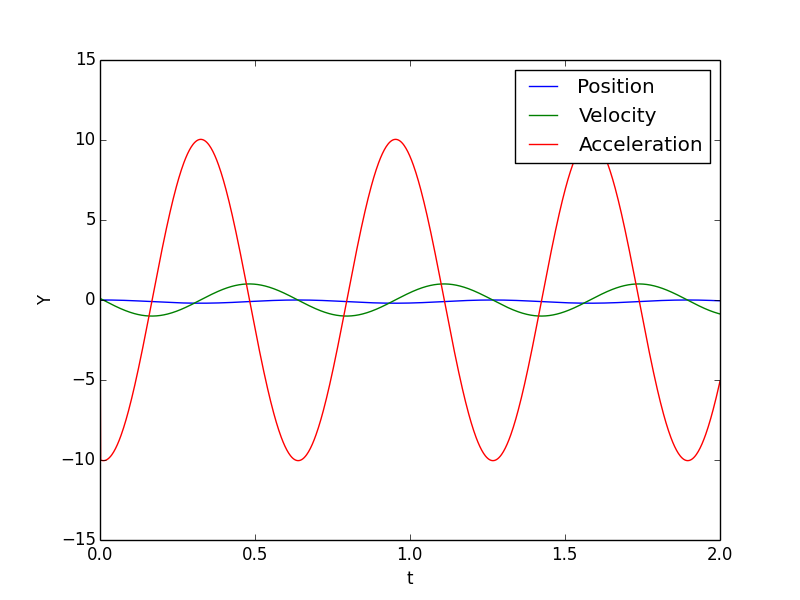

The Python source for this figure:
import matplotlib.pylab as plt
import numpy as np

## Task Q
b = 0.1
m = 0.1
k = 100
w = np.sqrt(k/m)

t = np.linspace(0, 2, 1000)
dt = t[1] - t[0]
x = np.zeros(len(t))
v = np.zeros(len(t))
a = np.zeros(len(t))

x[0] = 0
v[0] = 0.1
a[0] = 0

## Loop
for i in range(len(t)-1):
    a[i+1] = -k*(x[i] + b)
    v[i+1] = v[i] + dt * a[i+1]
    x[i+1] = x[i] + dt * v[i+1]

plt.plot(t, x)
plt.plot(t, v)
plt.plot(t, a)
plt.xlabel("t")
plt.ylabel("Y")
plt.legend(["Position", "Velocity", "Acceleration"])
plt.savefig("oppg_p.png")
plt.show()
